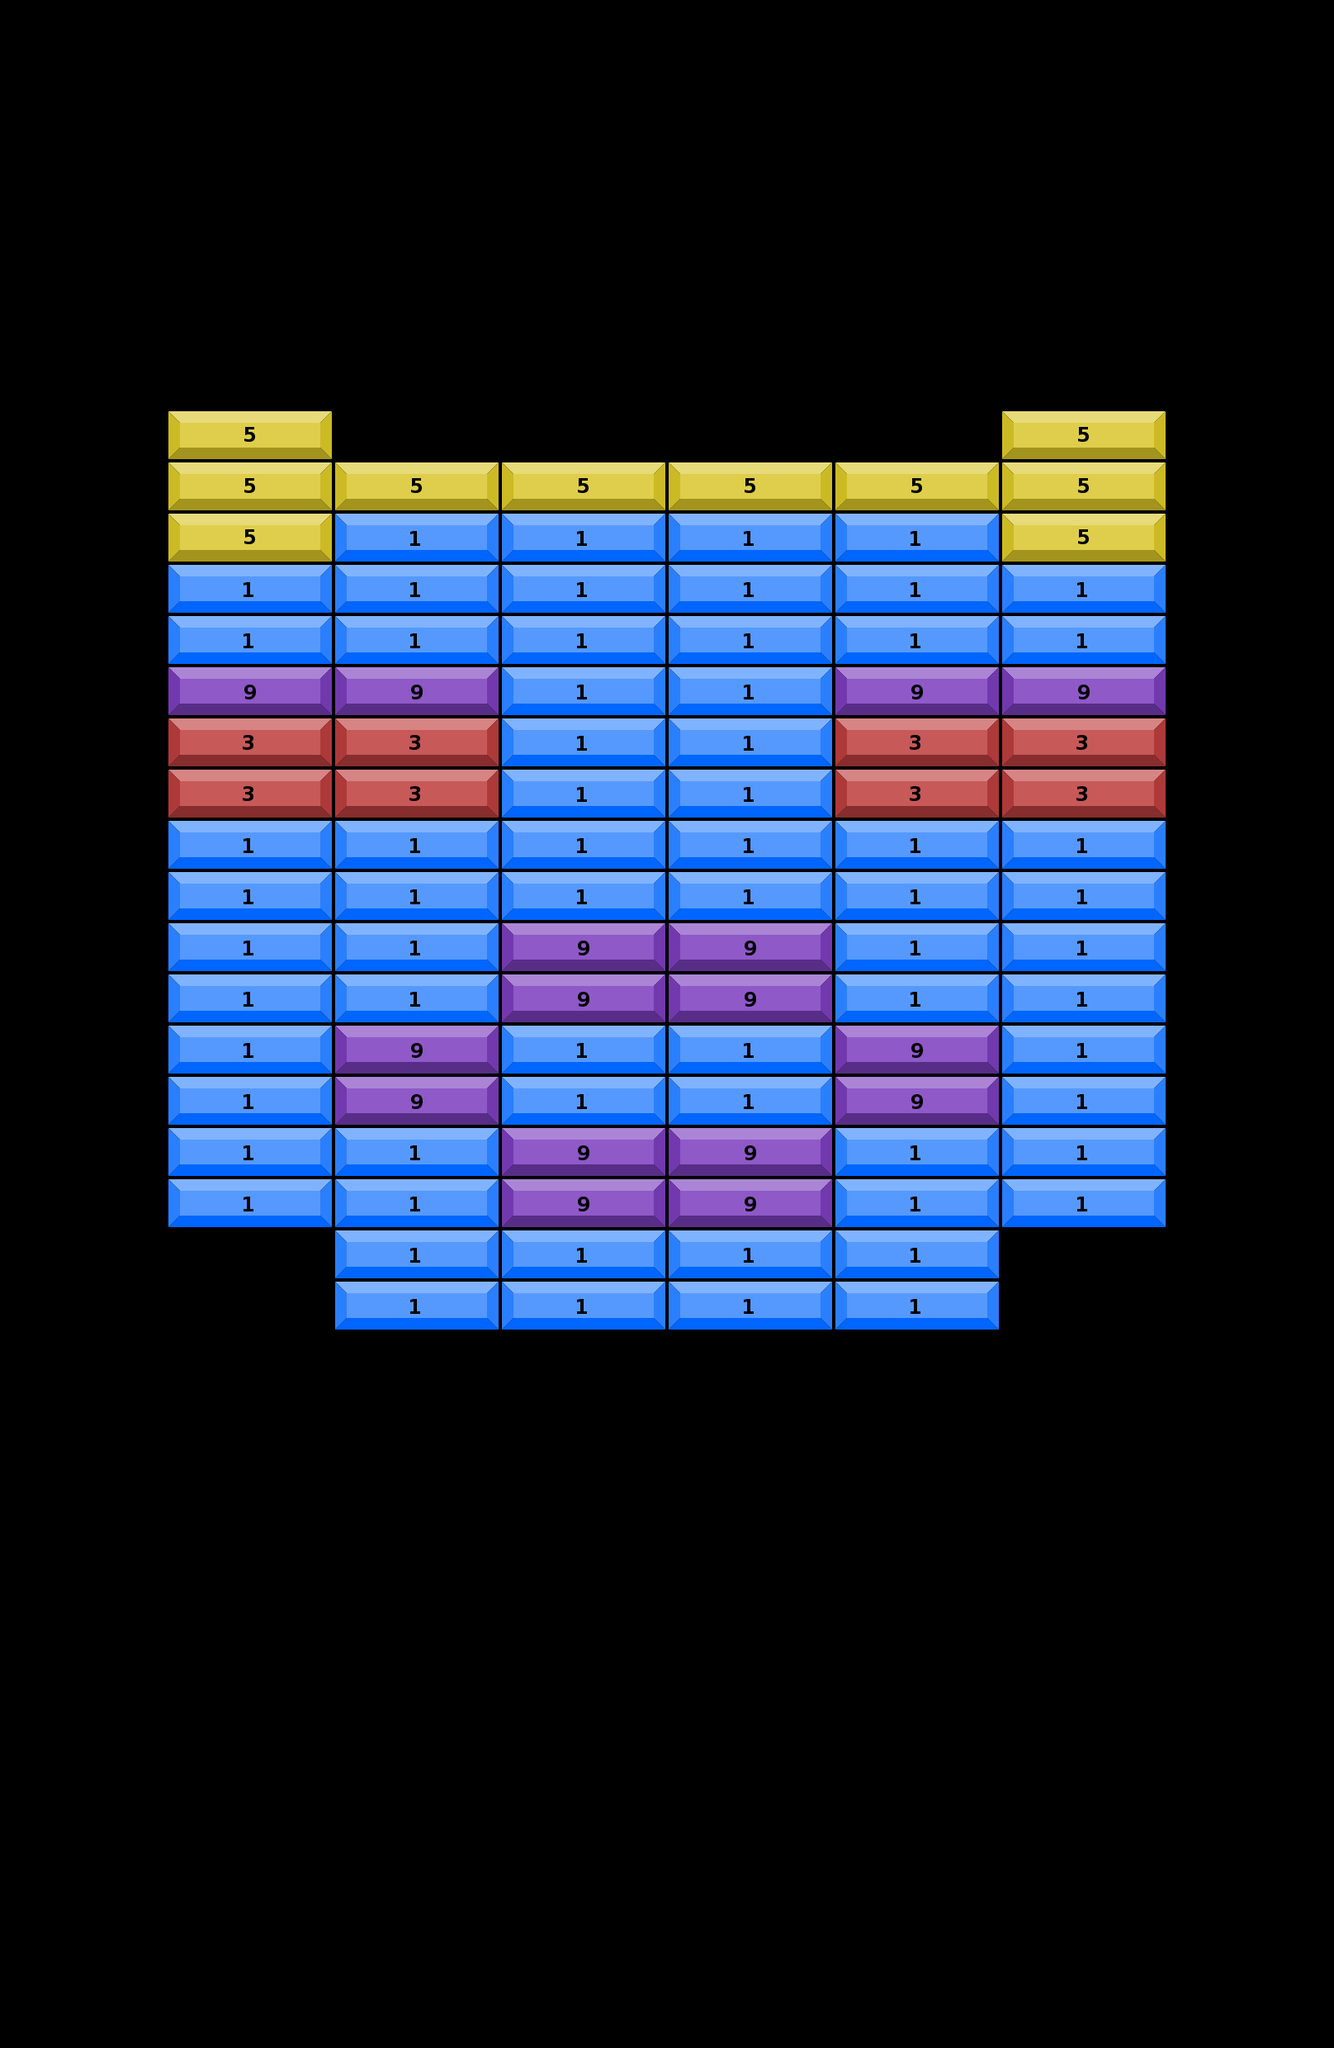

Tiled map render using the project's own tile images. Description and the whole map definition, tile-layer contents included, below:
An orthogonal 8x40 tile map with 202x62 px tiles, 2 tile layers (obstacles layer, grids layer).

<map version="1.5" tiledversion="1.7.2" orientation="orthogonal" renderorder="right-down" width="8" height="40" tilewidth="202" tileheight="62" infinite="0" nextlayerid="3" nextobjectid="1">
 <tileset firstgid="1" source="bricks.tsx" />
 <layer id="3" name="obstacles layer" width="8" height="40">
  <data encoding="csv">
0,0,0,0,0,0,0,0,
0,0,0,0,0,0,0,0,
0,0,0,0,0,0,0,0,
0,0,0,0,0,0,0,0,
0,0,0,0,0,0,0,0,
0,0,0,0,0,0,0,0,
0,0,0,0,0,0,0,0,
0,0,0,0,0,0,0,0,
0,0,0,0,0,0,0,0,
0,0,0,0,0,0,0,0,
0,0,0,0,0,0,0,0,
0,0,0,0,0,0,0,0,
0,0,0,0,0,0,0,0,
0,0,0,0,0,0,0,0,
0,0,0,0,0,0,0,0,
0,0,0,0,0,0,0,0,
0,0,0,0,0,0,0,0,
0,0,0,0,0,0,0,0,
0,0,0,0,0,0,0,0,
0,0,0,0,0,0,0,0,
0,0,0,0,0,0,0,0,
0,0,0,0,0,0,0,0,
0,0,0,0,0,0,0,0,
0,0,0,0,0,0,0,0,
0,0,0,0,0,0,0,0,
0,0,0,0,0,0,0,0,
0,0,0,0,0,0,0,0,
0,0,0,0,0,0,0,0,
0,0,0,0,0,0,0,0,
0,0,0,0,0,0,0,0,
0,0,0,0,0,0,0,0,
0,0,0,0,0,0,0,0,
0,0,0,0,0,0,0,0,
0,0,0,0,0,0,0,0,
0,0,0,0,0,0,0,0,
0,0,0,0,0,0,0,0,
0,0,0,0,0,0,0,0,
0,0,0,0,0,0,0,0,
0,0,0,0,0,0,0,0,
0,0,0,0,0,0,0,0
</data>
 </layer>
 <layer id="1" name="grids layer" width="8" height="40">
  <data encoding="csv">
0,0,0,0,0,0,0,0,
0,0,0,0,0,0,0,0,
0,0,0,0,0,0,0,0,
0,0,0,0,0,0,0,0,
0,0,0,0,0,0,0,0,
0,0,0,0,0,0,0,0,
0,0,0,0,0,0,0,0,
0,0,0,0,0,0,0,0,
0,5,0,0,0,0,5,0,
0,5,5,5,5,5,5,0,
0,5,1,1,1,1,5,0,
0,1,1,1,1,1,1,0,
0,1,1,1,1,1,1,0,
0,9,9,1,1,9,9,0,
0,3,3,1,1,3,3,0,
0,3,3,1,1,3,3,0,
0,1,1,1,1,1,1,0,
0,1,1,1,1,1,1,0,
0,1,1,9,9,1,1,0,
0,1,1,9,9,1,1,0,
0,1,9,1,1,9,1,0,
0,1,9,1,1,9,1,0,
0,1,1,9,9,1,1,0,
0,1,1,9,9,1,1,0,
0,0,1,1,1,1,0,0,
0,0,1,1,1,1,0,0,
0,0,0,0,0,0,0,0,
0,0,0,0,0,0,0,0,
0,0,0,0,0,0,0,0,
0,0,0,0,0,0,0,0,
0,0,0,0,0,0,0,0,
0,0,0,0,0,0,0,0,
0,0,0,0,0,0,0,0,
0,0,0,0,0,0,0,0,
0,0,0,0,0,0,0,0,
0,0,0,0,0,0,0,0,
0,0,0,0,0,0,0,0,
0,0,0,0,0,0,0,0,
0,0,0,0,0,0,0,0,
0,0,0,0,0,0,0,0
</data>
 </layer>
 <objectgroup id="4" name="collision" />
</map>